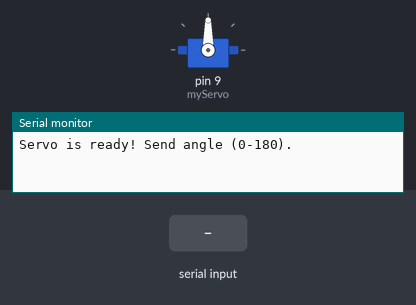
A sketch run on a simulated Arduino Uno, built with avr-gcc and run on an emulated ATmega328P. Shown: servo, the last lines printed to the serial monitor. The test bench sets the inputs (shaded band).

Above: at 1.2 s.
1.3 s: "30,150\n" received over the second serial link
At 2.5 s:
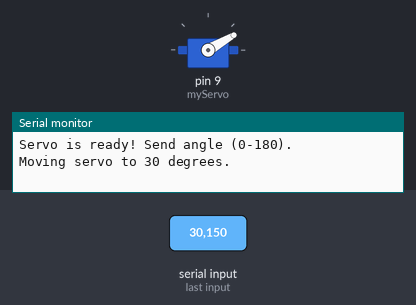
2.8 s: "5\n" received over the second serial link
At 3.6 s:
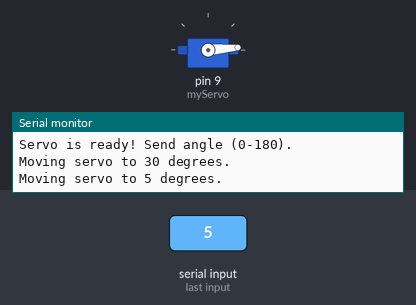
4.3 s: "90,45\n" received over the second serial link
At 4.8 s:
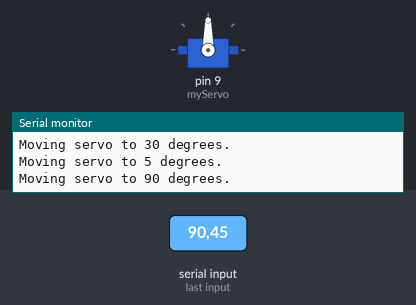
Timing chart, 0 to 7.3 s (numbered marks = the images above; inputs shaded):
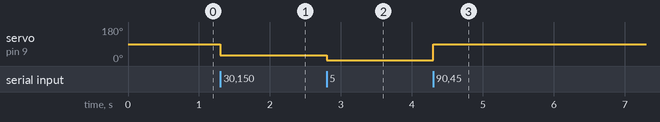

The sketch:

ex05.ino
```cpp
// Arduino Engineering Lab
// Exercise n. 05

#include <SoftwareSerial.h>
#include <Servo.h>

// Define RX and TX pins for the Software Serial port
SoftwareSerial BTSerial(10, 11); // RX | TX

// Create a Servo object
Servo myServo;

void setup()
{
    // Initialise serial communication
    Serial.begin(9600);
    BTSerial.begin(9600);

    // Attach the servo to pin 9
    myServo.attach(9);

    // Set the servo to the initial position (90 degrees)
    myServo.write(90);
    Serial.println("Servo is ready! Send angle (0-180).");
}

void loop()
{
    // Check if data is available via Bluetooth
    if (BTSerial.available())
    {
        String command = BTSerial.readStringUntil('\n'); // Read the command
        command.trim();                                  // Remove any extra spaces or line breaks

        // Convert the command to an integer
        int angle = command.toInt();

        // Validate the angle and move the servo
        if (angle >= 0 && angle <= 180)
        {
            myServo.write(angle); // Set servo position
            Serial.print("Moving servo to ");
            Serial.print(angle);
            Serial.println(" degrees.");

            // Send feedback to the Bluetooth device
            BTSerial.print("Servo moved to ");
            BTSerial.print(angle);
            BTSerial.println(" degrees.");
        }
        else
        {
            Serial.println("Invalid angle received.");
            BTSerial.println("Error: Angle must be between 0 and 180.");
        }
    }
}
```

Measured:
- after the input at 1.3 s, servo on pin 9 (myServo): 90° → 30° at once
- after the input at 2.8 s, servo on pin 9 (myServo): 30° → 5° at once
- after the input at 4.3 s, servo on pin 9 (myServo): 5° → 90° at once
